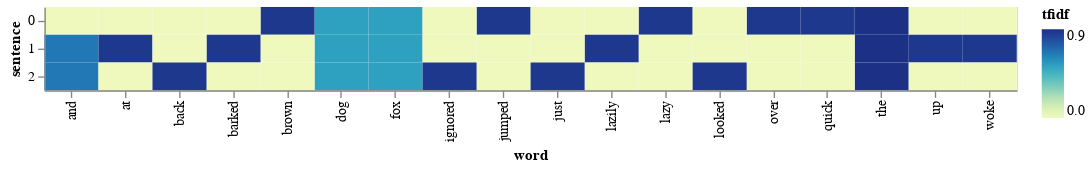

The cell this chart's notebook holds for it:
### Code cell
alt.Chart(_x).mark_rect().encode(
    x=alt.X('variable:N', title="word"),
    y=alt.Y('sentence:N', title="sentence"),
    color=alt.Color('value:Q', title="tfidf")
).properties(
    width=700
).interactive()

### Figure 1 — Vega-Lite specification as saved in the notebook (floating-point values rounded to 4 significant figures)
{"config": {"view": {"continuousWidth": 400, "continuousHeight": 300}}, "data": {"name": "data-b81da020d8d16f30b951e3d78ec7f69f"}, "mark": "rect", "encoding": {"color": {"type": "quantitative", "field": "value", "title": "tfidf"}, "x": {"type": "nominal", "field": "variable", "title": "word"}, "y": {"type": "nominal", "field": "sentence", "title": "sentence"}}, "selection": {"selector007": {"type": "interval", "bind": "scales", "encodings": ["x", "y"]}}, "width": 700, "$schema": "https://vega.github.io/schema/vega-lite/v4.8.1.json", "datasets": {"data-b81da020d8d16f30b951e3d78ec7f69f": [{"sentence": 0, "variable": "the", "value": 0.9475}, {"sentence": 1, "variable": "the", "value": 0.9475}, {"sentence": 2, "variable": "the", "value": 0.9475}, {"sentence": 0, "variable": "fox", "value": 0.5596}, {"sentence": 1, "variable": "fox", "value": 0.5596}, {"sentence": 2, "variable": "fox", "value": 0.5596}, {"sentence": 0, "variable": "dog", "value": 0.5596}, {"sentence": 1, "variable": "dog", "value": 0.5596}, {"sentence": 2, "variable": "dog", "value": 0.5596}, {"sentence": 0, "variable": "and", "value": 0.0}, {"sentence": 1, "variable": "and", "value": 0.6931}, {"sentence": 2, "variable": "and", "value": 0.6931}, {"sentence": 0, "variable": "quick", "value": 0.9163}, {"sentence": 1, "variable": "quick", "value": 0.0}, {"sentence": 2, "variable": "quick", "value": 0.0}, {"sentence": 0, "variable": "brown", "value": 0.9163}, {"sentence": 1, "variable": "brown", "value": 0.0}, {"sentence": 2, "variable": "brown", "value": 0.0}, {"sentence": 0, "variable": "jumped", "value": 0.9163}, {"sentence": 1, "variable": "jumped", "value": 0.0}, {"sentence": 2, "variable": "jumped", "value": 0.0}, {"sentence": 0, "variable": "over", "value": 0.9163}, {"sentence": 1, "variable": "over", "value": 0.0}, {"sentence": 2, "variable": "over", "value": 0.0}, {"sentence": 0, "variable": "lazy", "value": 0.9163}, {"sentence": 1, "variable": "lazy", "value": 0.0}, {"sentence": 2, "variable": "lazy", "value": 0.0}, {"sentence": 0, "variable": "woke", "value": 0.0}, {"sentence": 1, "variable": "woke", "value": 0.9163}, {"sentence": 2, "variable": "woke", "value": 0.0}, {"sentence": 0, "variable": "up", "value": 0.0}, {"sentence": 1, "variable": "up", "value": 0.9163}, {"sentence": 2, "variable": "up", "value": 0.0}, {"sentence": 0, "variable": "lazily", "value": 0.0}, {"sentence": 1, "variable": "lazily", "value": 0.9163}, {"sentence": 2, "variable": "lazily", "value": 0.0}, {"sentence": 0, "variable": "barked", "value": 0.0}, {"sentence": 1, "variable": "barked", "value": 0.9163}, {"sentence": 2, "variable": "barked", "value": 0.0}, {"sentence": 0, "variable": "at", "value": 0.0}, {"sentence": 1, "variable": "at", "value": 0.9163}, {"sentence": 2, "variable": "at", "value": 0.0}, {"sentence": 0, "variable": "looked", "value": 0.0}, {"sentence": 1, "variable": "looked", "value": 0.0}, {"sentence": 2, "variable": "looked", "value": 0.9163}, {"sentence": 0, "variable": "back", "value": 0.0}, {"sentence": 1, "variable": "back", "value": 0.0}, {"sentence": 2, "variable": "back", "value": 0.9163}, {"sentence": 0, "variable": "just", "value": 0.0}, {"sentence": 1, "variable": "just", "value": 0.0}, {"sentence": 2, "variable": "just", "value": 0.9163}, {"sentence": 0, "variable": "ignored", "value": 0.0}, {"sentence": 1, "variable": "ignored", "value": 0.0}, {"sentence": 2, "variable": "ignored", "value": 0.9163}]}}
